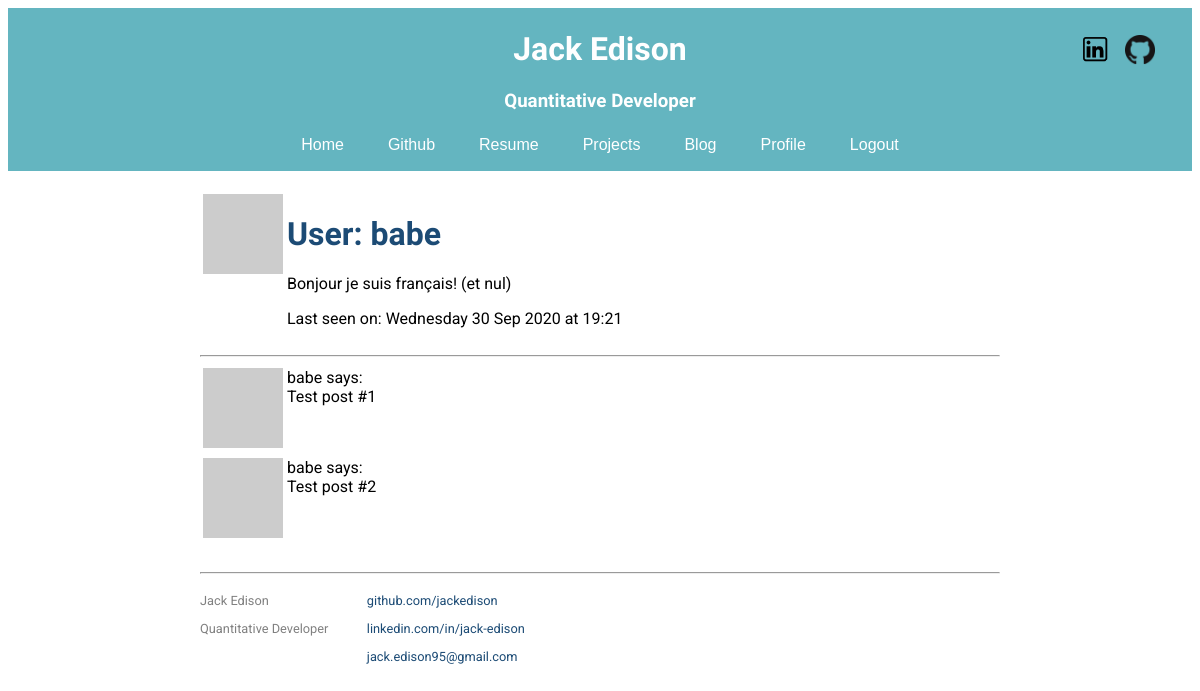
/user/babe (signed in), run on an earlier commit of the app's database.
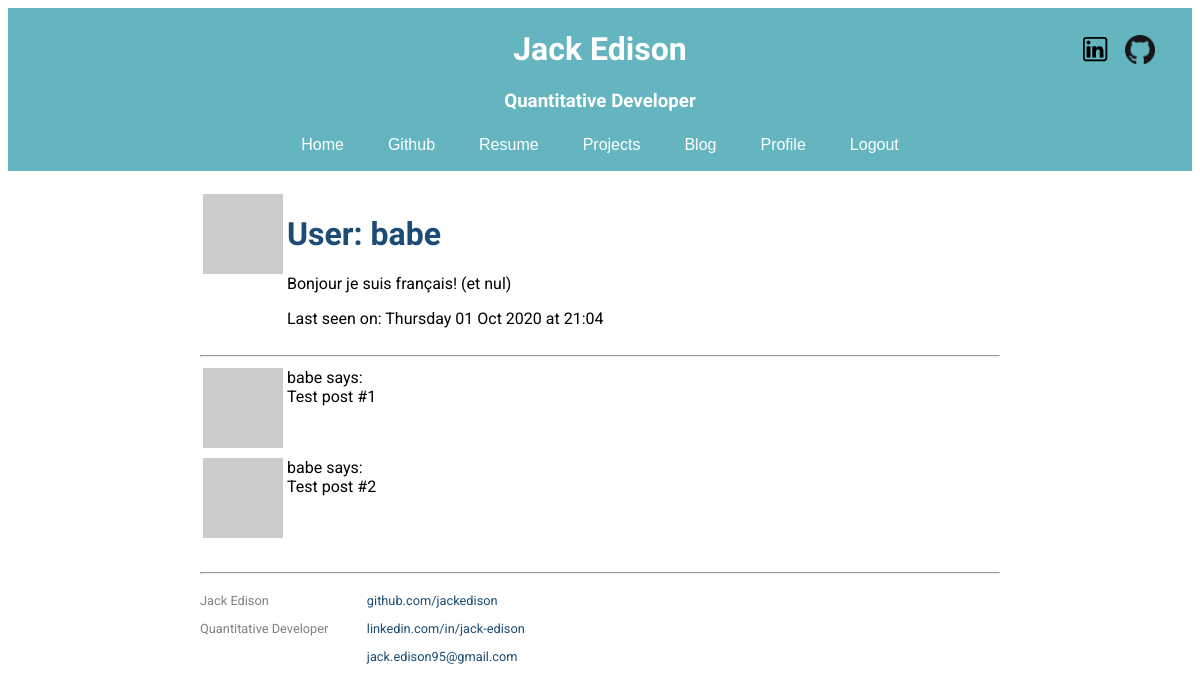
And on a later commit of the database.
### my_package/models.py (models this page shows, shortened)
class User(UserMixin, db.Model):
    id = db.Column(db.Integer, primary_key=True)
    username = db.Column(db.String(64), index=True, unique=True)
    email = db.Column(db.String(120), index=True, unique=True)
    password_hash = db.Column(db.String(120))
    about_me = db.Column(db.String(140))
    last_seen = db.Column(db.DateTime, default=datetime.utcnow)
    posts = db.relationship('Post', backref='author', lazy='dynamic')
    def avatar(self, size):
        digest = md5(self.email.lower().encode('utf-8')).hexdigest()
        return 'https://www.gravatar.com/avatar/{}?d=identicon&s={}'.format(
            digest, size)

### my_package/routes.py (the view)
@app.route('/user/<username>')  # Dynamic <username> variable
@login_required
def user(username):
    user = User.query.filter_by(username=username).first_or_404()
    posts = [
        {'author': user, 'body': 'Test post #1'},
        {'author': user, 'body': 'Test post #2'}
    ]
    return render_template('user.html', user=user, posts=posts)

### my_package/models.py (called while the page is built)
@login.user_loader
def load_user(id):
    return User.query.get(int(id))

### my_package/routes.py (called while the page is built)
@app.before_request
def before_request():
    if current_user.is_authenticated:  # if user is logged in
        current_user.last_seen = datetime.utcnow()
        db.session.commit()

### my_package/templates/user.html (shortened to what this page needs)
{% extends "base.html" %}
{% block content %}
<div class="container">
    <table>
        <tr valign="top">
            <td><img src="{{ user.avatar(128) }}"></td>
            <td>
                <h1>User: {{ user.username }}</h1>
                {% if user.about_me %}<p>{{ user.about_me }}</p>{% endif %}
                {% if user.last_seen %}
                <p>
                    Last seen on: {{ user.last_seen.strftime('%A %d %b %Y at %H:%M') }}
                </p>
                {% endif %}
            </td>
        </tr>
    </table>
    <hr>
    {% for post in posts %}
        {% include '_post.html' %}
    {% endfor %}
</div>
{% endblock %}

### my_package/templates/base.html (shortened to what this page needs)
<!DOCTYPE html>
<html>
    <head>
        <link rel="stylesheet" href="{{ url_for('static', filename='/css/main.css') }}">
    </head>
    <body>
        <header>
            <div id="page_header">
                <div class="icons">
                    <ul>
                        <li><a href="https://www.linkedin.com/in/jack-edison/" target="_blank"><img src="{{ url_for('static', filename='images/linkedin.jpg')  }}" alt="linkedin" /></a></li>
                        <li><a href="https://github.com/jackedison" target="_blank"><img src="{{ url_for('static', filename='images/github.png')  }}" alt="github" /></a></li>
                    </ul>
                </div>
                <h1>Jack Edison</h1>
                <h3>Quantitative Developer</h3>
            </div>
            <ul id="main_nav">
                <li><a href="{{ url_for('index') }}">Home</a></li>
                <li><a href="https://github.com/jackedison" target="_blank">Github</a></li>
                <li><a href="{{ url_for('static', filename='resume/Edison Jack CV.pdf')  }}">Resume</a></li>
                <li><a href="{{ url_for('projects') }}">Projects</a></li>
                <li><a href="{{ url_for('blog') }}">Blog</a></li>
                {% if current_user.is_anonymous %}
                <li><a href="{{ url_for('login') }}">Login</a></li>
                {% else %}
                <li><a href="{{ url_for('user', username=current_user.username) }}">Profile</a></li>
                <li><a href="{{ url_for('logout') }}">Logout</a></li>
                {% endif %}
            </ul>
        </header>
        <div class="container">
        {% block content %}{% endblock %}
    </body>
    <footer>
        <hr>
        <div  class="contact">
            <p>Jack Edison</p>
            <p>Quantitative Developer</p>
        </div>
        <div class="contact">
            <p><a href="https://github.com/jackedison">github.com/jackedison</a></p>
            <p><a href="https://www.linkedin.com/in/jack-edison/">linkedin.com/in/jack-edison</a></p>
            <p><a href="mailto:jack.edison95@gmail.com" target="_blank">jack.edison95@gmail.com</a></p>
        </div>
    </footer>
</html>

### my_package/templates/_post.html
<table>
    <tr valign="top">
        <td><img src="{{ post.author.avatar(36) }}"></td>
        <td>{{ post.author.username }} says:<br>{{ post.body }}</td>
    </tr>
</table>

### my_package/static/css/main.css (style rules this page uses)
header { background-color: rgb(100, 181, 192); padding: 0px; padding-top: 1px; padding-bottom: 1px; text-align: center; }
#page_header h1, #page_header h3 { color: white; font-weight: bold; padding: 0px; }
#main_nav { padding: 0px; padding-top: 5px; }
#main_nav li { list-style-type: none; display: inline-block; }
#main_nav li a { color: white; font-family: sans-serif; text-decoration:none; padding:8px 20px; }
.icons img { width: 30px; height: 30px; padding: 5px; }
.icons ul { padding: 0; margin: 0 40px 0 0; position: absolute; right: 0; }
.icons li { list-style-type: none; display: inline-block; }
.container { padding-top: 10px; margin-left: auto; margin-right: auto; max-width: 800px; font-family: 'Roboto', sans-serif; color: black; }
h1 { font-family: 'Open Sans', sans-serif; color: rgb(28, 75, 117); }
h2, h3, h4, h5, h6 { font-family: 'Open Sans', sans-serif; color: rgb(100, 181, 192); }
p, div { font-family: 'Roboto', sans-serif; }
.container a:link { color: rgb(28, 75, 117); text-decoration: none; }
body { background-color: rgb(255, 255, 255); }
footer { padding-top: 20px; font-family: 'Roboto', sans-serif; font-size: 80%; color: grey; }
footer .contact { float: left; margin-right: 3em; }
footer a:link { color: rgb(174, 93, 33); }

What changed in the data, as far as the page shows it:
changed User "babe": last_seen "Wednesday 30 Sep 2020 at 19:21" → "Thursday 01 Oct 2020 at 21:04"
